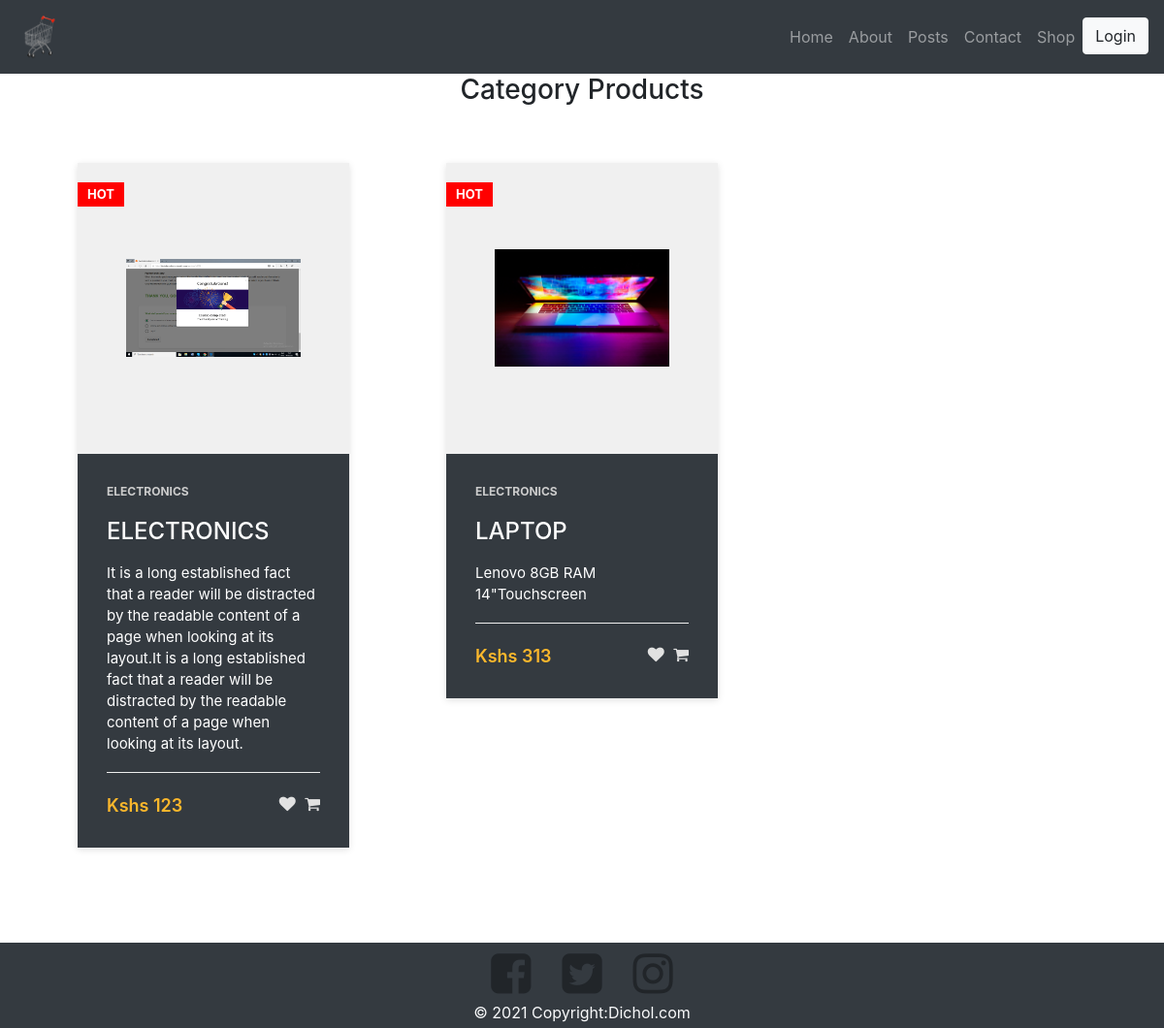
The app's page /category/products/2 with its own data.
### shop/models.py (models this page shows, shortened)
class Product(models.Model):
    name=models.CharField(max_length=100, null=False, blank=False)
    cost=models.IntegerField(null= False, blank= False)
    quantity=models.IntegerField(null= False, blank= False)
    description=models.TextField(null=False, blank=False)
    image=models.FileField(upload_to='images')
    featured=models.BooleanField(default=False)
    status=models.CharField(max_length=100, null=False, blank=True, default='Unverified')
    category_id=models.ForeignKey('category',on_delete=models.CASCADE,blank=True,null=True)
    seller_id=models.ForeignKey('seller',on_delete=models.CASCADE,blank=True,null=True)
    created_at=models.DateTimeField(auto_now_add=True)
    updated_at= models.DateTimeField(auto_now_add=True)

class Category(models.Model):
    name=models.CharField(max_length=100, null=False, blank=False)
    parent_id=models.ForeignKey('category',on_delete=models.CASCADE,blank=True,null=True)
    created_at=models.DateTimeField(auto_now_add=True)
    updated_at= models.DateTimeField(auto_now_add=True)
    def __str__(self):
        return self.name

### shop/views.py (the view)
# urls.py: path('category/products/<id>', views.getCategoryProducts, name="category_products"),
def getCategoryProducts(request, id):
    c_id = id
    context = {}
    context['products'] = Product.objects.filter(category_id = c_id)
    return render(request, 'shop/frontend/category_products.html', context)

### shop/templates/shop/frontend/category_products.html
{% extends 'shop/frontend/layouts/master.html' %}
{% load static %}
{% block content %}
<div class="container">
    <h3 class="text-center">Category Products</h3>
    <div class="row">
      {% for product in products %}
         <div class="col-lg-4">
           {% include 'shop/frontend/layouts/single_product.html' %}
         </div>
      {% endfor %}
    </div>
</div>
{% endblock %}

### shop/templates/shop/frontend/layouts/single_product.html
{% load static %}
<a href="#" style="text-decoration: none;">
    <div class="product-card bg-dark text-white">
		<div class="product-badge">Hot</div>
		<div class="product-tumb">
			<img src="{{product.image.url}}" alt="">
		</div>
		<div class="product-details">
			<span class="product-catagory">{{product.category_id}}</span>
			<h4 class="text-white"><a href="">{{product.name}}</a></h4>
			<p>{{product.description}}</p>
			<div class="product-bottom-details">
				<div class="product-price">Kshs {{product.cost}}</div>
				<div class="product-links">
					<a href=""><i class="fa fa-heart"></i></a>
					<a href=""><i class="fa fa-shopping-cart"></i></a>
				</div>
			</div>
		</div>
	</div>
</a>

### ecommerce/static/style.css (style rules this page uses)
a, a:hover, a:focus { color: inherit; text-decoration: none; transition: all 0.3s; }
.product-card { width: 280px; position: relative; box-shadow: 0 2px 7px #dfdfdf; margin: 50px auto; background: #fafafa; transition: all .2s ease-in-out; }
.product-badge { position: absolute; left: 0; top: 20px; text-transform: uppercase; font-size: 13px; font-weight: 700; background: red; color: #fff; padding: 3px 10px; }
.product-tumb { display: flex; align-items: center; justify-content: center; height: 300px; padding: 50px; background: #f0f0f0; }
.product-tumb img { max-width: 100%; max-height: 100%; }
.product-details { padding: 30px; }
.product-catagory { display: block; font-size: 12px; font-weight: 700; text-transform: uppercase; color: #ccc; margin-bottom: 18px; }
.product-details h4 a { font-weight: 500; display: block; margin-bottom: 18px; text-transform: uppercase; color: #fff; text-decoration: none; transition: 0.3s; }
.product-details p { font-size: 15px; line-height: 22px; margin-bottom: 18px; color: #fff; }
.product-bottom-details { overflow: hidden; border-top: 1px solid #eee; padding-top: 20px; }
.product-bottom-details div { float: left; width: 50%; }
.product-price { font-size: 18px; color: #fbb72c; font-weight: 600; }
.product-links { text-align: right; }
.product-links a { display: inline-block; margin-left: 5px; color: #e1e1e1; transition: 0.3s; font-size: 17px; }

### records on screen
Product: image (picture), category_id "ELECTRONICS", name "ELECTRONICS", description "It is a long established fact that a reader will be distracted by the readable content of a page when looking at its layout.It is a long established fact that a reader will be distracted by the readable content of a page when looking at its layout.", cost "123"
Product: image (picture), category_id "ELECTRONICS", name "LAPTOP", description "Lenovo 8GB RAM 14\"Touchscreen", cost "313"
